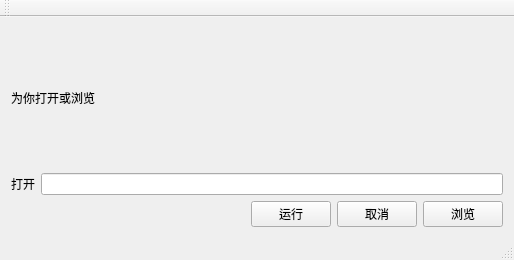
<?xml version="1.0" encoding="UTF-8"?>
<ui version="4.0">
 <class>MainWindow</class>
 <widget class="QMainWindow" name="MainWindow">
  <property name="geometry">
   <rect>
    <x>0</x>
    <y>0</y>
    <width>514</width>
    <height>260</height>
   </rect>
  </property>
  <property name="windowTitle">
   <string>HelloQT</string>
  </property>
  <widget class="QWidget" name="centralWidget">
   <layout class="QVBoxLayout" name="verticalLayout_2">
    <item>
     <layout class="QVBoxLayout" name="verticalLayout">
      <item>
       <widget class="QLabel" name="label_2">
        <property name="text">
         <string>为你打开或浏览</string>
        </property>
       </widget>
      </item>
      <item>
       <layout class="QHBoxLayout" name="horizontalLayout_2">
        <item>
         <widget class="QLabel" name="label">
          <property name="text">
           <string>打开</string>
          </property>
         </widget>
        </item>
        <item>
         <widget class="QLineEdit" name="lineEdit"/>
        </item>
       </layout>
      </item>
      <item>
       <layout class="QHBoxLayout" name="horizontalLayout">
        <item>
         <spacer name="horizontalSpacer">
          <property name="orientation">
           <enum>Qt::Horizontal</enum>
          </property>
          <property name="sizeHint" stdset="0">
           <size>
            <width>40</width>
            <height>20</height>
           </size>
          </property>
         </spacer>
        </item>
        <item>
         <widget class="QPushButton" name="pushButton">
          <property name="text">
           <string>运行</string>
          </property>
         </widget>
        </item>
        <item>
         <widget class="QPushButton" name="pushButton_2">
          <property name="text">
           <string>取消</string>
          </property>
         </widget>
        </item>
        <item>
         <widget class="QPushButton" name="pushButton_3">
          <property name="text">
           <string>浏览</string>
          </property>
         </widget>
        </item>
       </layout>
      </item>
     </layout>
    </item>
   </layout>
  </widget>
  <widget class="QMenuBar" name="menuBar">
   <property name="geometry">
    <rect>
     <x>0</x>
     <y>0</y>
     <width>514</width>
     <height>26</height>
    </rect>
   </property>
  </widget>
  <widget class="QToolBar" name="mainToolBar">
   <attribute name="toolBarArea">
    <enum>TopToolBarArea</enum>
   </attribute>
   <attribute name="toolBarBreak">
    <bool>false</bool>
   </attribute>
  </widget>
  <widget class="QStatusBar" name="statusBar"/>
 </widget>
 <layoutdefault spacing="6" margin="11"/>
 <resources/>
 <connections/>
</ui>
